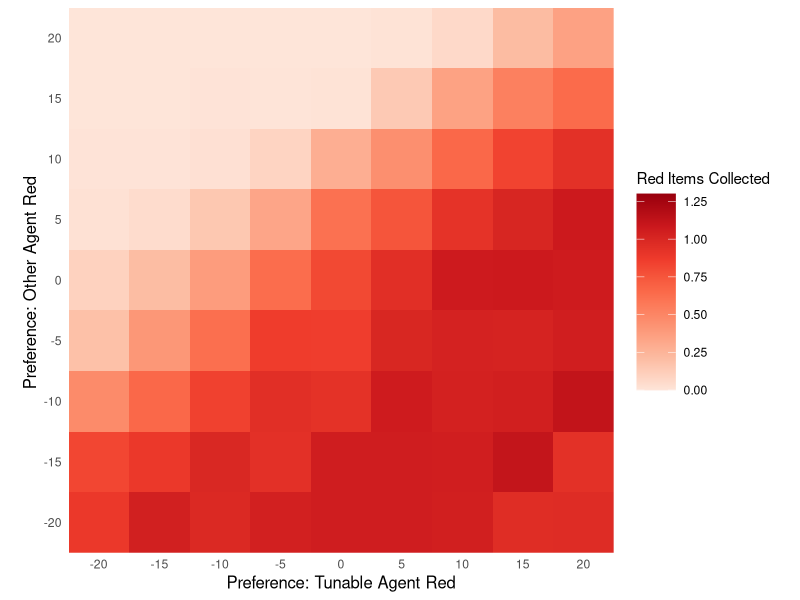
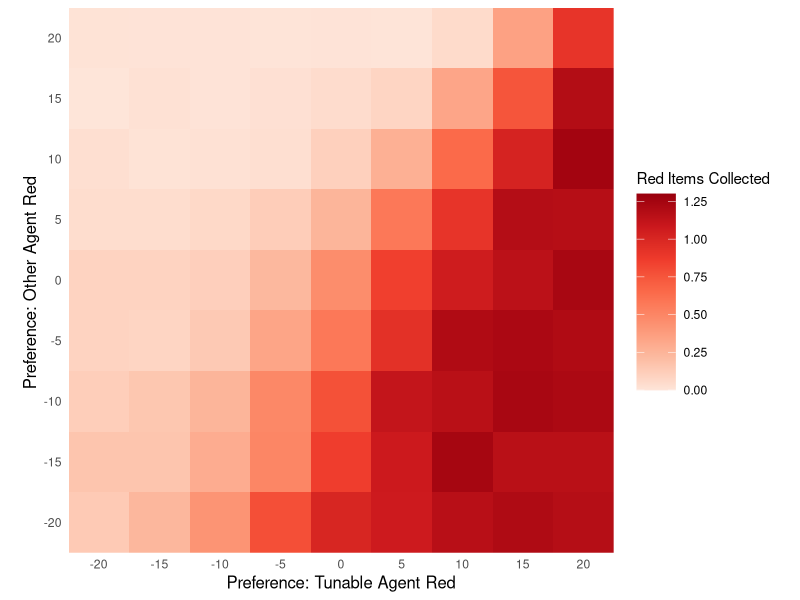

Here is the R script that generated these plots, in order:
## ---- chunk 1
knitr::opts_chunk$set(echo = TRUE)
library(tidyverse)
## ---- chunk 2
data <- read_csv('./results/tuning_performance_scalarisation1.csv')

ggplot(data) + 
  geom_tile(aes(x=`Red Pref`, y=`A2R Pref`, fill=`Red`)) +
  scale_x_continuous(breaks=seq(-20,20,5), name="Preference: Tunable Agent Red", expand = c(0,0)) +
  scale_y_continuous(breaks=seq(-20,20,5), name="Preference: Other Agent Red ", expand = c(0,0)) +
  
  scale_fill_distiller(type='seq', palette=14, direction = 1, name="Red Items Collected",
                       limits=c(0,1.3)) +

  coord_fixed() +
  theme_minimal() +
  theme(
    panel.grid.major = element_blank(),
    panel.grid.minor = element_blank(),
    legend.key.size = unit(10, "mm"),
    legend.position = "right",
    
    axis.title = element_text(size=12),
  )
#ggsave('gathering_heatmap_scalarisation1.png')
## ---- chunk 3
data <- read_csv('./results/tuning_performance_scalarisation2.csv')

ggplot(data) + 
  geom_tile(aes(x=`Red Pref`, y=`A2R Pref`, fill=`Red`)) +
  scale_x_continuous(breaks=seq(-20,20,5), name="Preference: Tunable Agent Red", expand = c(0,0)) +
  scale_y_continuous(breaks=seq(-20,20,5), name="Preference: Other Agent Red ", expand = c(0,0)) +
  
  scale_fill_distiller(type='seq', palette=14, direction = 1, name="Red Items Collected",
                       limits=c(0,1.3)) +

  coord_fixed() +
  theme_minimal() +
  theme(
    panel.grid.major = element_blank(),
    panel.grid.minor = element_blank(),
    legend.key.size = unit(10, "mm"),
    legend.position = "right",
    
    axis.title = element_text(size=12),
  )
#ggsave('gathering_heatmap_scalarisation2.png')
